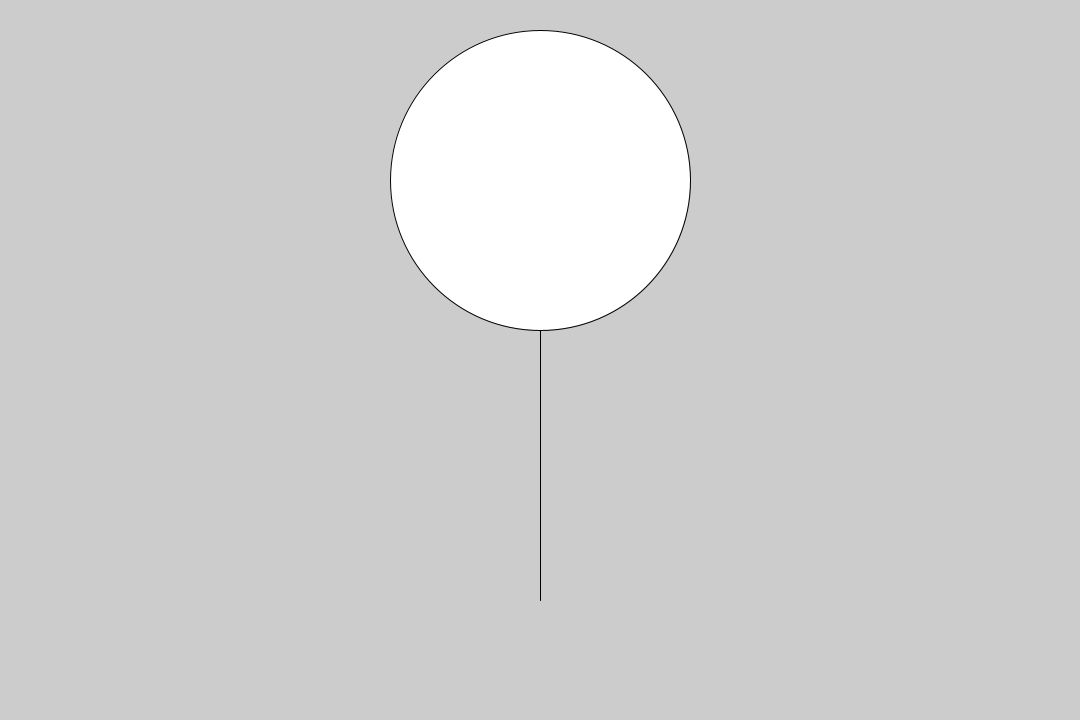
Frame 1 (no input)
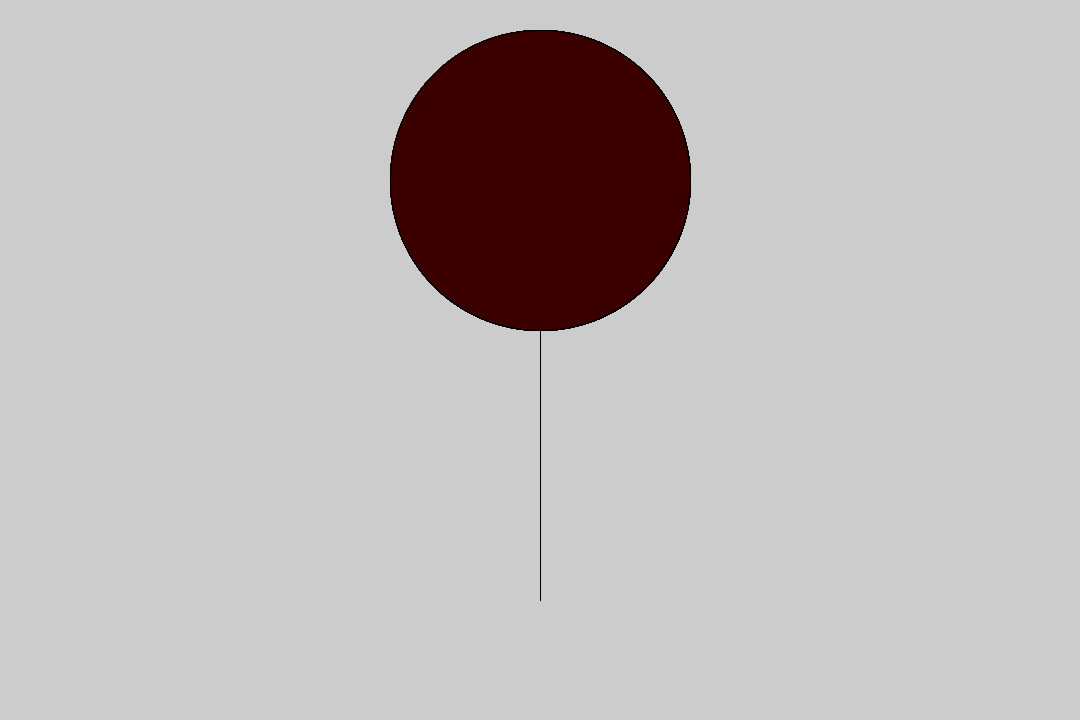
Frame 60 (the mouse pressed at the canvas centre just before this capture)
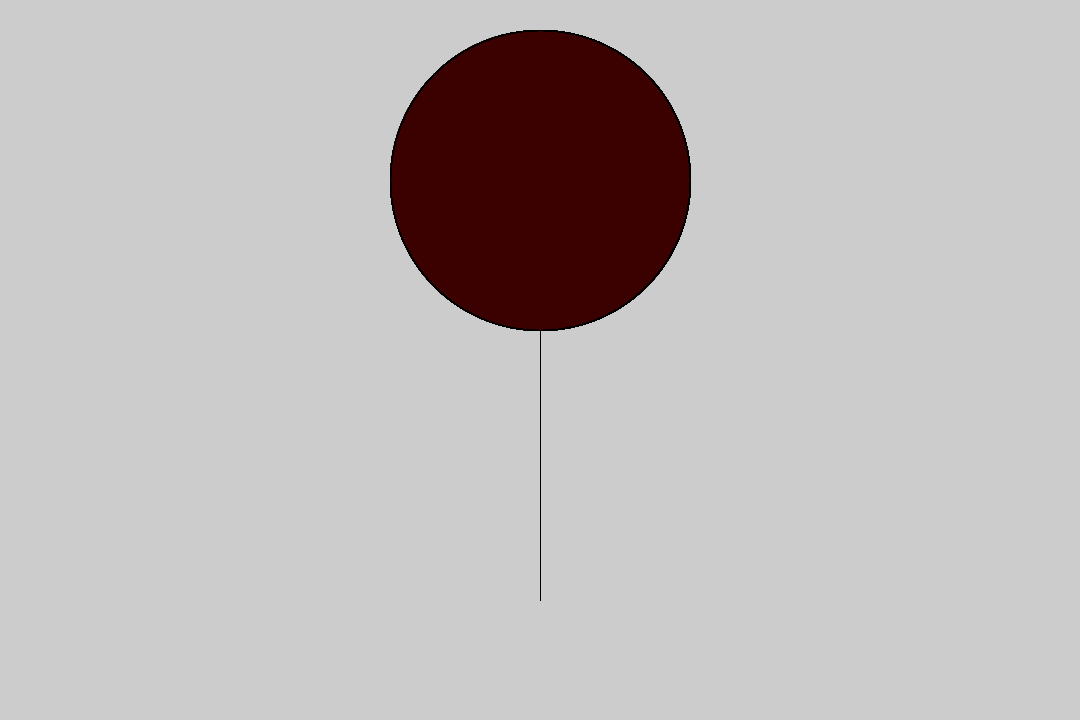
Frame 120 (the mouse held since frame 60 and released just before this capture)

The Processing sketch that drew these frames (run headless with seeded random() and noise(); from frame 60 on, the mouse is pressed at the canvas centre):

// Processing sketch: SS2_Balloon
// ── SS2_Balloon.pde
// Keyon Gray Title: Ballon Comment: Press s to activate background



float ballonH = 10;
float ballonW = 10;
float ballonFH = ballonH*30;
float ballonFW = ballonW*30;
int string = 10;
int stringH = string*60;
float stringPos = ballonFH+30;
float r = 0;
float g = 0;
float b = 0;
float br = random(0,255);
float bg = random(0,255);
float bb = random(0,255);



void setup(){
size(1080,720);

}

void draw(){
if (keyPressed == true){
  if (key == 's'){
  background(br,bb,bg);
  }else if (keyPressed == false) {
  background(0);
  } else {
  background(255);
  }
}
ellipse(width/2, height/4, ballonFH,ballonFW);
fill(r,g,b);
constrain(r,0,255);
constrain(g,0,255);
constrain(b,0,255);
if(mouseX < width/2 &&  mouseY < height/2){
  r = r +1; 
  g = g -1;
  b = b -1;
} else if (mouseX < width/2 && mouseY > height/2){
  g = g + 1;
  r = r -1;
  b = b -1;
} else if(mouseX > width/2 && mouseY < height/2 ){
  b = b + 1;
  r = r -1;
  g = g -1;
} else{
  noFill(); 
}



line(width/2,stringPos, width/2,stringH);


}
